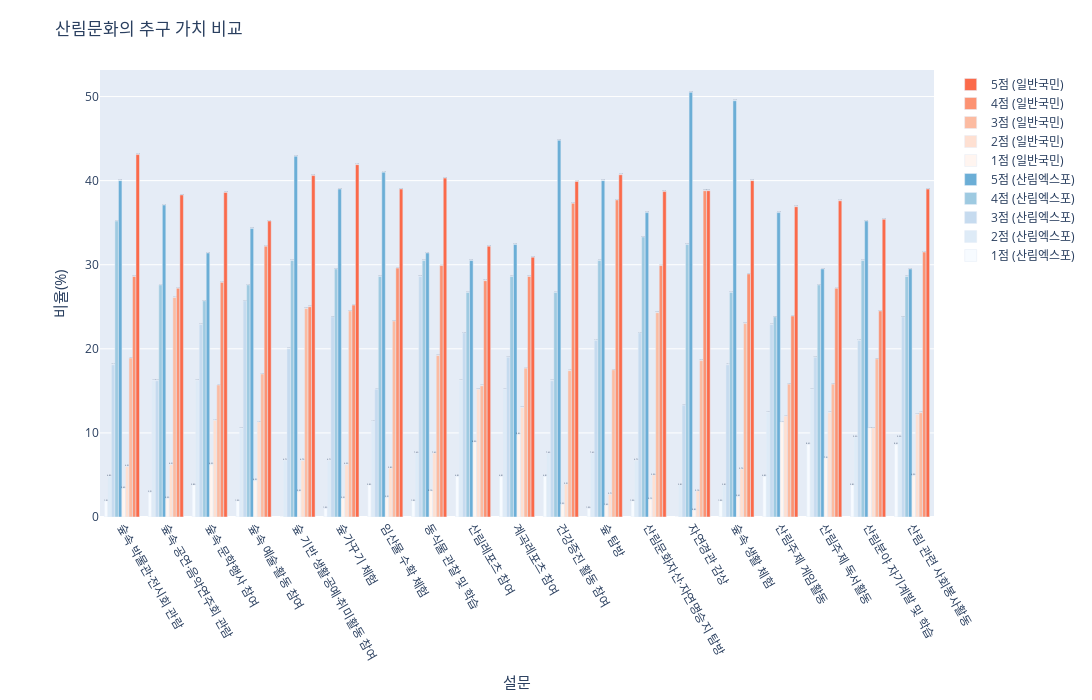

The notebook cell saved with this chart:
### Code cell
import plotly.colors as pc

# 컬러맵을 리스트로 불러오기
blues_color_map = pc.sequential.Blues
reds_color_map = pc.sequential.Reds

# 누적 막대그래프 시각화
fig = go.Figure()

# 막대 그래프 추가 (expo_5_num_df 데이터 사용)
for i in range(1, 6):
    text_labels = [f'<span style="font-size: 15px !important;">{val:.1f}%</span>' for val in expo_5_num_df[f'{i}_비율']]
    fig.add_trace(go.Bar(x=expo_5_num_df['설문'], y=expo_5_num_df[f'{i}_비율'], text=text_labels,
                         name=f'{i}점 (산림엑스포)', textposition='auto', marker=dict(color=blues_color_map[i-1])))

# 두 번째 막대 그래프 추가 (common_5_num_df 데이터 사용) - 겹치게 표시
for i in range(1, 6):
    text_labels = [f'<span style="font-size: 15px">{val:.1f}%</span>' for val in common_5_num_df[f'{i}_비율']]
    fig.add_trace(go.Bar(x=common_5_num_df['설문'], y=common_5_num_df[f'{i}_비율'], text=text_labels,
                         name=f'{i}점 (일반국민)', textposition='auto', marker=dict(color=reds_color_map[i-1])))

# 그래프 레이아웃 설정
fig.update_layout(title="산림문화의 추구 가치 비교", xaxis_title="<span style='font-size: 15px'>설문</span>", yaxis_title="<span style='font-size: 15px'>비율(%)</span>",
                  barmode='group', showlegend=True)

# 범례 텍스트 수정
fig.update_layout(legend=dict(traceorder="reversed"))

# 그래프 높이와 너비 조정
fig.update_layout(height=700, width=1400)

# 여백 (margin) 조정
fig.update_layout(margin=dict(l=100, r=100, b=70, t=70))

fig.update_xaxes(tickangle=60)

fig.show()

### Figure 1 — Plotly figure (JSON) as saved in the notebook; plotly's stock layout.template omitted (floating-point values rounded to 4 significant figures)
{"data": [{"marker": {"color": "rgb(247,251,255)"}, "name": "1점 (산림엑스포)", "text": ["<span style=\"font-size: 15px !important;\">1.9%</span>", "<span style=\"font-size: 15px !important;\">2.9%</span>", "<span style=\"font-size: 15px !important;\">3.8%</span>", "<span style=\"font-size: 15px !important;\">1.9%</span>", "<span style=\"font-size: 15px !important;\">0.0%</span>", "<span style=\"font-size: 15px !important;\">1.0%</span>", "<span style=\"font-size: 15px !important;\">3.8%</span>", "<span style=\"font-size: 15px !important;\">1.9%</span>", "<span style=\"font-size: 15px !important;\">4.8%</span>", "<span style=\"font-size: 15px !important;\">4.8%</span>", "<span style=\"font-size: 15px !important;\">4.8%</span>", "<span style=\"font-size: 15px !important;\">1.0%</span>", "<span style=\"font-size: 15px !important;\">1.9%</span>", "<span style=\"font-size: 15px !important;\">0.0%</span>", "<span style=\"font-size: 15px !important;\">1.9%</span>", "<span style=\"font-size: 15px !important;\">4.8%</span>", "<span style=\"font-size: 15px !important;\">8.6%</span>", "<span style=\"font-size: 15px !important;\">3.8%</span>", "<span style=\"font-size: 15px !important;\">8.6%</span>"], "textposition": "auto", "type": "bar", "x": ["숲속 박물관·전시회 관람", "숲속 공연·음악연주회 관람", "숲속 문학행사 참여", "숲속 예술·활동 참여", "숲 기반 생활공예·취미활동 참여", "숲가꾸기 체험", "임산물 수확 체험", "동식물 관찰 및 학습", "산림레포츠 참여", "계곡레포츠 참여", "건강증진 활동 참여", "숲 탐방", "산림문화자산·자연명승지 탐방", "자연경관 감상", "숲속 생활 체험", "산림주제 게임활동", "산림주제 독서활동", "산림분야 자기계발 및 학습", "산림 관련 사회봉사활동"], "y": [1.9, 2.9, 3.8, 1.9, 0, 1, 3.8, 1.9, 4.8, 4.8, 4.8, 1, 1.9, 0, 1.9, 4.8, 8.6, 3.8, 8.6]}, {"marker": {"color": "rgb(222,235,247)"}, "name": "2점 (산림엑스포)", "text": ["<span style=\"font-size: 15px !important;\">4.8%</span>", "<span style=\"font-size: 15px !important;\">16.2%</span>", "<span style=\"font-size: 15px !important;\">16.2%</span>", "<span style=\"font-size: 15px !important;\">10.5%</span>", "<span style=\"font-size: 15px !important;\">6.7%</span>", "<span style=\"font-size: 15px !important;\">6.7%</span>", "<span style=\"font-size: 15px !important;\">11.4%</span>", "<span style=\"font-size: 15px !important;\">7.6%</span>", "<span style=\"font-size: 15px !important;\">16.2%</span>", "<span style=\"font-size: 15px !important;\">15.2%</span>", "<span style=\"font-size: 15px !important;\">7.6%</span>", "<span style=\"font-size: 15px !important;\">7.6%</span>", "<span style=\"font-size: 15px !important;\">6.7%</span>", "<span style=\"font-size: 15px !important;\">3.8%</span>", "<span style=\"font-size: 15px !important;\">3.8%</span>", "<span style=\"font-size: 15px !important;\">12.4%</span>", "<span style=\"font-size: 15px !important;\">15.2%</span>", "<span style=\"font-size: 15px !important;\">9.5%</span>", "<span style=\"font-size: 15px !important;\">9.5%</span>"], "textposition": "auto", "type": "bar", "x": ["숲속 박물관·전시회 관람", "숲속 공연·음악연주회 관람", "숲속 문학행사 참여", "숲속 예술·활동 참여", "숲 기반 생활공예·취미활동 참여", "숲가꾸기 체험", "임산물 수확 체험", "동식물 관찰 및 학습", "산림레포츠 참여", "계곡레포츠 참여", "건강증진 활동 참여", "숲 탐방", "산림문화자산·자연명승지 탐방", "자연경관 감상", "숲속 생활 체험", "산림주제 게임활동", "산림주제 독서활동", "산림분야 자기계발 및 학습", "산림 관련 사회봉사활동"], "y": [4.8, 16.2, 16.2, 10.5, 6.7, 6.7, 11.4, 7.6, 16.2, 15.2, 7.6, 7.6, 6.7, 3.8, 3.8, 12.4, 15.2, 9.5, 9.5]}, {"marker": {"color": "rgb(198,219,239)"}, "name": "3점 (산림엑스포)", "text": ["<span style=\"font-size: 15px !important;\">18.1%</span>", "<span style=\"font-size: 15px !important;\">16.2%</span>", "<span style=\"font-size: 15px !important;\">22.9%</span>", "<span style=\"font-size: 15px !important;\">25.7%</span>", "<span style=\"font-size: 15px !important;\">20.0%</span>", "<span style=\"font-size: 15px !important;\">23.8%</span>", "<span style=\"font-size: 15px !important;\">15.2%</span>", "<span style=\"font-size: 15px !important;\">28.6%</span>", "<span style=\"font-size: 15px !important;\">21.9%</span>", "<span style=\"font-size: 15px !important;\">19.0%</span>", "<span style=\"font-size: 15px !important;\">16.2%</span>", "<span style=\"font-size: 15px !important;\">21.0%</span>", "<span style=\"font-size: 15px !important;\">21.9%</span>", "<span style=\"font-size: 15px !important;\">13.3%</span>", "<span style=\"font-size: 15px !important;\">18.1%</span>", "<span style=\"font-size: 15px !important;\">22.9%</span>", "<span style=\"font-size: 15px !important;\">19.0%</span>", "<span style=\"font-size: 15px !important;\">21.0%</span>", "<span style=\"font-size: 15px !important;\">23.8%</span>"], "textposition": "auto", "type": "bar", "x": ["숲속 박물관·전시회 관람", "숲속 공연·음악연주회 관람", "숲속 문학행사 참여", "숲속 예술·활동 참여", "숲 기반 생활공예·취미활동 참여", "숲가꾸기 체험", "임산물 수확 체험", "동식물 관찰 및 학습", "산림레포츠 참여", "계곡레포츠 참여", "건강증진 활동 참여", "숲 탐방", "산림문화자산·자연명승지 탐방", "자연경관 감상", "숲속 생활 체험", "산림주제 게임활동", "산림주제 독서활동", "산림분야 자기계발 및 학습", "산림 관련 사회봉사활동"], "y": [18.1, 16.2, 22.9, 25.7, 20, 23.8, 15.2, 28.6, 21.9, 19, 16.2, 21, 21.9, 13.3, 18.1, 22.9, 19, 21, 23.8]}, {"marker": {"color": "rgb(158,202,225)"}, "name": "4점 (산림엑스포)", "text": ["<span style=\"font-size: 15px !important;\">35.2%</span>", "<span style=\"font-size: 15px !important;\">27.6%</span>", "<span style=\"font-size: 15px !important;\">25.7%</span>", "<span style=\"font-size: 15px !important;\">27.6%</span>", "<span style=\"font-size: 15px !important;\">30.5%</span>", "<span style=\"font-size: 15px !important;\">29.5%</span>", "<span style=\"font-size: 15px !important;\">28.6%</span>", "<span style=\"font-size: 15px !important;\">30.5%</span>", "<span style=\"font-size: 15px !important;\">26.7%</span>", "<span style=\"font-size: 15px !important;\">28.6%</span>", "<span style=\"font-size: 15px !important;\">26.7%</span>", "<span style=\"font-size: 15px !important;\">30.5%</span>", "<span style=\"font-size: 15px !important;\">33.3%</span>", "<span style=\"font-size: 15px !important;\">32.4%</span>", "<span style=\"font-size: 15px !important;\">26.7%</span>", "<span style=\"font-size: 15px !important;\">23.8%</span>", "<span style=\"font-size: 15px !important;\">27.6%</span>", "<span style=\"font-size: 15px !important;\">30.5%</span>", "<span style=\"font-size: 15px !important;\">28.6%</span>"], "textposition": "auto", "type": "bar", "x": ["숲속 박물관·전시회 관람", "숲속 공연·음악연주회 관람", "숲속 문학행사 참여", "숲속 예술·활동 참여", "숲 기반 생활공예·취미활동 참여", "숲가꾸기 체험", "임산물 수확 체험", "동식물 관찰 및 학습", "산림레포츠 참여", "계곡레포츠 참여", "건강증진 활동 참여", "숲 탐방", "산림문화자산·자연명승지 탐방", "자연경관 감상", "숲속 생활 체험", "산림주제 게임활동", "산림주제 독서활동", "산림분야 자기계발 및 학습", "산림 관련 사회봉사활동"], "y": [35.2, 27.6, 25.7, 27.6, 30.5, 29.5, 28.6, 30.5, 26.7, 28.6, 26.7, 30.5, 33.3, 32.4, 26.7, 23.8, 27.6, 30.5, 28.6]}, {"marker": {"color": "rgb(107,174,214)"}, "name": "5점 (산림엑스포)", "text": ["<span style=\"font-size: 15px !important;\">40.0%</span>", "<span style=\"font-size: 15px !important;\">37.1%</span>", "<span style=\"font-size: 15px !important;\">31.4%</span>", "<span style=\"font-size: 15px !important;\">34.3%</span>", "<span style=\"font-size: 15px !important;\">42.9%</span>", "<span style=\"font-size: 15px !important;\">39.0%</span>", "<span style=\"font-size: 15px !important;\">41.0%</span>", "<span style=\"font-size: 15px !important;\">31.4%</span>", "<span style=\"font-size: 15px !important;\">30.5%</span>", "<span style=\"font-size: 15px !important;\">32.4%</span>", "<span style=\"font-size: 15px !important;\">44.8%</span>", "<span style=\"font-size: 15px !important;\">40.0%</span>", "<span style=\"font-size: 15px !important;\">36.2%</span>", "<span style=\"font-size: 15px !important;\">50.5%</span>", "<span style=\"font-size: 15px !important;\">49.5%</span>", "<span style=\"font-size: 15px !important;\">36.2%</span>", "<span style=\"font-size: 15px !important;\">29.5%</span>", "<span style=\"font-size: 15px !important;\">35.2%</span>", "<span style=\"font-size: 15px !important;\">29.5%</span>"], "textposition": "auto", "type": "bar", "x": ["숲속 박물관·전시회 관람", "숲속 공연·음악연주회 관람", "숲속 문학행사 참여", "숲속 예술·활동 참여", "숲 기반 생활공예·취미활동 참여", "숲가꾸기 체험", "임산물 수확 체험", "동식물 관찰 및 학습", "산림레포츠 참여", "계곡레포츠 참여", "건강증진 활동 참여", "숲 탐방", "산림문화자산·자연명승지 탐방", "자연경관 감상", "숲속 생활 체험", "산림주제 게임활동", "산림주제 독서활동", "산림분야 자기계발 및 학습", "산림 관련 사회봉사활동"], "y": [40, 37.1, 31.4, 34.3, 42.9, 39, 41, 31.4, 30.5, 32.4, 44.8, 40, 36.2, 50.5, 49.5, 36.2, 29.5, 35.2, 29.5]}, {"marker": {"color": "rgb(255,245,240)"}, "name": "1점 (일반국민)", "text": ["<span style=\"font-size: 15px\">3.4%</span>", "<span style=\"font-size: 15px\">2.2%</span>", "<span style=\"font-size: 15px\">6.2%</span>", "<span style=\"font-size: 15px\">4.3%</span>", "<span style=\"font-size: 15px\">3.0%</span>", "<span style=\"font-size: 15px\">2.2%</span>", "<span style=\"font-size: 15px\">2.3%</span>", "<span style=\"font-size: 15px\">3.1%</span>", "<span style=\"font-size: 15px\">8.9%</span>", "<span style=\"font-size: 15px\">9.8%</span>", "<span style=\"font-size: 15px\">1.5%</span>", "<span style=\"font-size: 15px\">1.4%</span>", "<span style=\"font-size: 15px\">2.1%</span>", "<span style=\"font-size: 15px\">0.8%</span>", "<span style=\"font-size: 15px\">2.4%</span>", "<span style=\"font-size: 15px\">11.3%</span>", "<span style=\"font-size: 15px\">7.0%</span>", "<span style=\"font-size: 15px\">10.6%</span>", "<span style=\"font-size: 15px\">4.9%</span>"], "textposition": "auto", "type": "bar", "x": ["숲속 박물관·전시회 관람", "숲속 공연·음악연주회 관람", "숲속 문학행사 참여", "숲속 예술·활동 참여", "숲 기반 생활공예·취미활동 참여", "숲가꾸기 체험", "임산물 수확 체험", "동식물 관찰 및 학습", "산림레포츠 참여", "계곡레포츠 참여", "건강증진 활동 참여", "숲 탐방", "산림문화자산·자연명승지 탐방", "자연경관 감상", "숲속 생활 체험", "산림주제 게임활동", "산림주제 독서활동", "산림분야 자기계발 및 학습", "산림 관련 사회봉사활동"], "y": [3.4, 2.2, 6.2, 4.3, 3, 2.2, 2.3, 3.1, 8.9, 9.8, 1.5, 1.4, 2.1, 0.8, 2.4, 11.3, 7, 10.6, 4.9]}, {"marker": {"color": "rgb(254,224,210)"}, "name": "2점 (일반국민)", "text": ["<span style=\"font-size: 15px\">6.0%</span>", "<span style=\"font-size: 15px\">6.2%</span>", "<span style=\"font-size: 15px\">11.5%</span>", "<span style=\"font-size: 15px\">11.3%</span>", "<span style=\"font-size: 15px\">6.7%</span>", "<span style=\"font-size: 15px\">6.2%</span>", "<span style=\"font-size: 15px\">5.8%</span>", "<span style=\"font-size: 15px\">7.6%</span>", "<span style=\"font-size: 15px\">15.2%</span>", "<span style=\"font-size: 15px\">13.0%</span>", "<span style=\"font-size: 15px\">3.9%</span>", "<span style=\"font-size: 15px\">2.7%</span>", "<span style=\"font-size: 15px\">5.0%</span>", "<span style=\"font-size: 15px\">3.1%</span>", "<span style=\"font-size: 15px\">5.7%</span>", "<span style=\"font-size: 15px\">12.0%</span>", "<span style=\"font-size: 15px\">12.4%</span>", "<span style=\"font-size: 15px\">10.6%</span>", "<span style=\"font-size: 15px\">12.2%</span>"], "textposition": "auto", "type": "bar", "x": ["숲속 박물관·전시회 관람", "숲속 공연·음악연주회 관람", "숲속 문학행사 참여", "숲속 예술·활동 참여", "숲 기반 생활공예·취미활동 참여", "숲가꾸기 체험", "임산물 수확 체험", "동식물 관찰 및 학습", "산림레포츠 참여", "계곡레포츠 참여", "건강증진 활동 참여", "숲 탐방", "산림문화자산·자연명승지 탐방", "자연경관 감상", "숲속 생활 체험", "산림주제 게임활동", "산림주제 독서활동", "산림분야 자기계발 및 학습", "산림 관련 사회봉사활동"], "y": [6, 6.2, 11.5, 11.3, 6.7, 6.2, 5.8, 7.6, 15.2, 13, 3.9, 2.7, 5, 3.1, 5.7, 12, 12.4, 10.6, 12.2]}, {"marker": {"color": "rgb(252,187,161)"}, "name": "3점 (일반국민)", "text": ["<span style=\"font-size: 15px\">18.9%</span>", "<span style=\"font-size: 15px\">26.1%</span>", "<span style=\"font-size: 15px\">15.7%</span>", "<span style=\"font-size: 15px\">17.0%</span>", "<span style=\"font-size: 15px\">24.8%</span>", "<span style=\"font-size: 15px\">24.5%</span>", "<span style=\"font-size: 15px\">23.3%</span>", "<span style=\"font-size: 15px\">19.2%</span>", "<span style=\"font-size: 15px\">15.6%</span>", "<span style=\"font-size: 15px\">17.7%</span>", "<span style=\"font-size: 15px\">17.4%</span>", "<span style=\"font-size: 15px\">17.5%</span>", "<span style=\"font-size: 15px\">24.3%</span>", "<span style=\"font-size: 15px\">18.6%</span>", "<span style=\"font-size: 15px\">23.0%</span>", "<span style=\"font-size: 15px\">15.8%</span>", "<span style=\"font-size: 15px\">15.8%</span>", "<span style=\"font-size: 15px\">18.8%</span>", "<span style=\"font-size: 15px\">12.4%</span>"], "textposition": "auto", "type": "bar", "x": ["숲속 박물관·전시회 관람", "숲속 공연·음악연주회 관람", "숲속 문학행사 참여", "숲속 예술·활동 참여", "숲 기반 생활공예·취미활동 참여", "숲가꾸기 체험", "임산물 수확 체험", "동식물 관찰 및 학습", "산림레포츠 참여", "계곡레포츠 참여", "건강증진 활동 참여", "숲 탐방", "산림문화자산·자연명승지 탐방", "자연경관 감상", "숲속 생활 체험", "산림주제 게임활동", "산림주제 독서활동", "산림분야 자기계발 및 학습", "산림 관련 사회봉사활동"], "y": [18.9, 26.1, 15.7, 17, 24.8, 24.5, 23.3, 19.2, 15.6, 17.7, 17.4, 17.5, 24.3, 18.6, 23, 15.8, 15.8, 18.8, 12.4]}, {"marker": {"color": "rgb(252,146,114)"}, "name": "4점 (일반국민)", "text": ["<span style=\"font-size: 15px\">28.6%</span>", "<span style=\"font-size: 15px\">27.2%</span>", "<span style=\"font-size: 15px\">27.9%</span>", "<span style=\"font-size: 15px\">32.2%</span>", "<span style=\"font-size: 15px\">25.0%</span>", "<span style=\"font-size: 15px\">25.2%</span>", "<span style=\"font-size: 15px\">29.6%</span>", "<span style=\"font-size: 15px\">29.9%</span>", "<span style=\"font-size: 15px\">28.1%</span>", "<span style=\"font-size: 15px\">28.6%</span>", "<span style=\"font-size: 15px\">37.3%</span>", "<span style=\"font-size: 15px\">37.7%</span>", "<span style=\"font-size: 15px\">29.9%</span>", "<span style=\"font-size: 15px\">38.8%</span>", "<span style=\"font-size: 15px\">28.9%</span>", "<span style=\"font-size: 15px\">23.9%</span>", "<span style=\"font-size: 15px\">27.2%</span>", "<span style=\"font-size: 15px\">24.5%</span>", "<span style=\"font-size: 15px\">31.5%</span>"], "textposition": "auto", "type": "bar", "x": ["숲속 박물관·전시회 관람", "숲속 공연·음악연주회 관람", "숲속 문학행사 참여", "숲속 예술·활동 참여", "숲 기반 생활공예·취미활동 참여", "숲가꾸기 체험", "임산물 수확 체험", "동식물 관찰 및 학습", "산림레포츠 참여", "계곡레포츠 참여", "건강증진 활동 참여", "숲 탐방", "산림문화자산·자연명승지 탐방", "자연경관 감상", "숲속 생활 체험", "산림주제 게임활동", "산림주제 독서활동", "산림분야 자기계발 및 학습", "산림 관련 사회봉사활동"], "y": [28.6, 27.2, 27.9, 32.2, 25, 25.2, 29.6, 29.9, 28.1, 28.6, 37.3, 37.7, 29.9, 38.8, 28.9, 23.9, 27.2, 24.5, 31.5]}, {"marker": {"color": "rgb(251,106,74)"}, "name": "5점 (일반국민)", "text": ["<span style=\"font-size: 15px\">43.1%</span>", "<span style=\"font-size: 15px\">38.3%</span>", "<span style=\"font-size: 15px\">38.6%</span>", "<span style=\"font-size: 15px\">35.2%</span>", "<span style=\"font-size: 15px\">40.6%</span>", "<span style=\"font-size: 15px\">41.9%</span>", "<span style=\"font-size: 15px\">39.0%</span>", "<span style=\"font-size: 15px\">40.3%</span>", "<span style=\"font-size: 15px\">32.2%</span>", "<span style=\"font-size: 15px\">30.9%</span>", "<span style=\"font-size: 15px\">39.9%</span>", "<span style=\"font-size: 15px\">40.7%</span>", "<span style=\"font-size: 15px\">38.7%</span>", "<span style=\"font-size: 15px\">38.8%</span>", "<span style=\"font-size: 15px\">40.0%</span>", "<span style=\"font-size: 15px\">36.9%</span>", "<span style=\"font-size: 15px\">37.6%</span>", "<span style=\"font-size: 15px\">35.4%</span>", "<span style=\"font-size: 15px\">39.0%</span>"], "textposition": "auto", "type": "bar", "x": ["숲속 박물관·전시회 관람", "숲속 공연·음악연주회 관람", "숲속 문학행사 참여", "숲속 예술·활동 참여", "숲 기반 생활공예·취미활동 참여", "숲가꾸기 체험", "임산물 수확 체험", "동식물 관찰 및 학습", "산림레포츠 참여", "계곡레포츠 참여", "건강증진 활동 참여", "숲 탐방", "산림문화자산·자연명승지 탐방", "자연경관 감상", "숲속 생활 체험", "산림주제 게임활동", "산림주제 독서활동", "산림분야 자기계발 및 학습", "산림 관련 사회봉사활동"], "y": [43.1, 38.3, 38.6, 35.2, 40.6, 41.9, 39, 40.3, 32.2, 30.9, 39.9, 40.7, 38.7, 38.8, 40, 36.9, 37.6, 35.4, 39]}], "layout": {"barmode": "group", "height": 700, "legend": {"traceorder": "reversed"}, "margin": {"b": 70, "l": 100, "r": 100, "t": 70}, "showlegend": true, "title": {"text": "산림문화의 추구 가치 비교"}, "width": 1400, "xaxis": {"tickangle": 60, "title": {"text": "<span style='font-size: 15px'>설문</span>"}}, "yaxis": {"title": {"text": "<span style='font-size: 15px'>비율(%)</span>"}}}}
